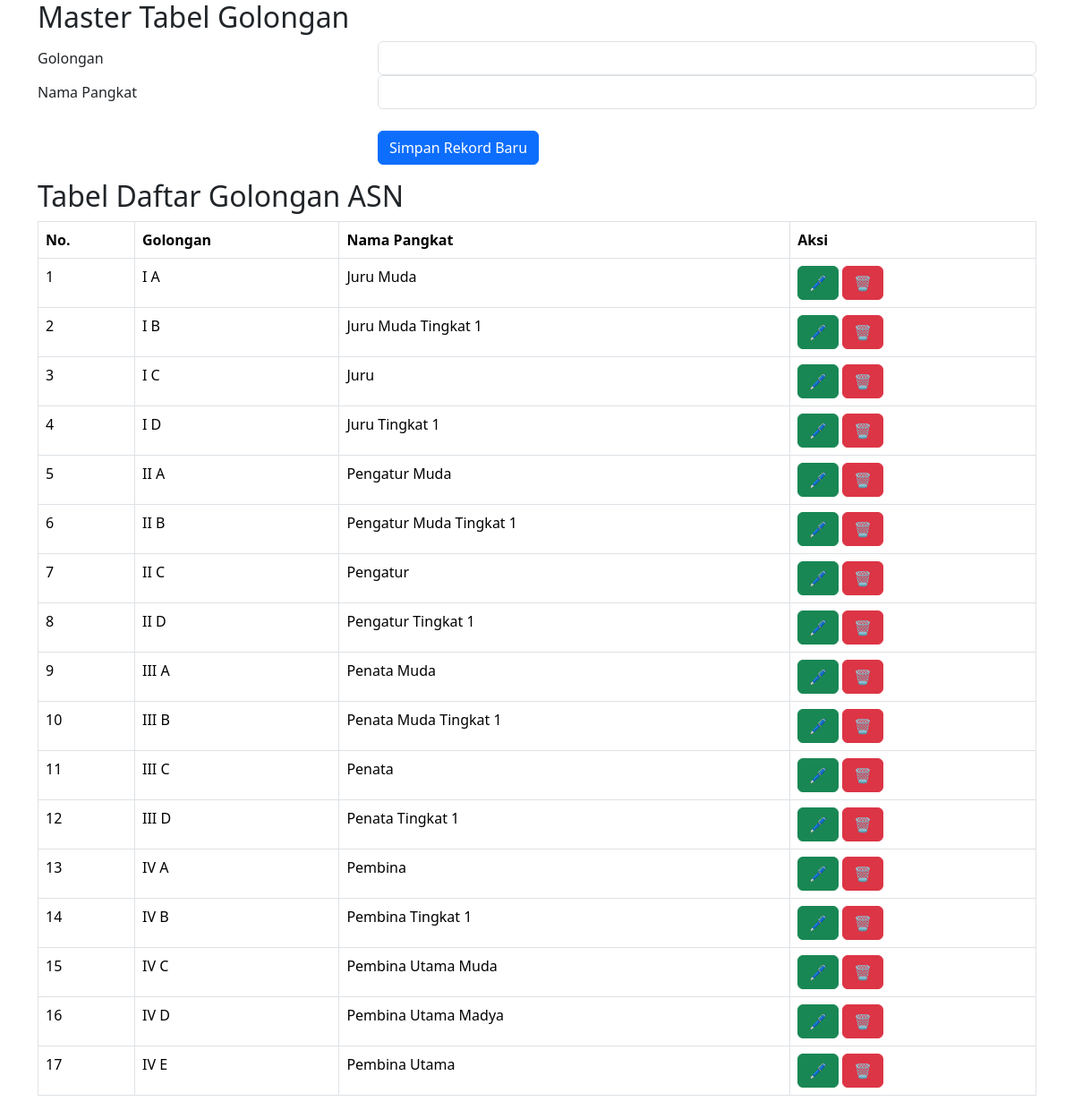
Screenshot of /formgolongan.php with the database file from the repository.
### tables this page shows
CREATE TABLE `golongan` (
  `Golongan` varchar(5) NOT NULL,
  `Pangkat` varchar(25) NOT NULL
);

### formgolongan.php (the view, shortened to what this page needs)
<?php
include('koneksi.db.php');
?><!DOCTYPE html>
<html lang="en">
<head>
  <link href="https://cdn.jsdelivr.net/npm/bootstrap@5.3.2/dist/css/bootstrap.min.css" rel="stylesheet">
</head>
<body>
<div class="container">
  <h2>Master Tabel Golongan</h2>
  <form method="post">
  <div class="form-group row">
    <label for="Golongan" class="col-4 col-form-label">Golongan</label>
    <div class="col-8">
      <input id="Golongan" name="Golongan" type="text" class="form-control">
    </div>
  </div>
  <div class="form-group row">
    <label for="Pangkat" class="col-4 col-form-label">Nama Pangkat</label>
    <div class="col-8">
      <input id="Pangkat" name="Pangkat" type="text" class="form-control">
    </div>
  </div>
  <br>
  <div class="form-group row">
    <div class="offset-4 col-8">
      <button name="submit" type="submit" class="btn btn-primary">Simpan Rekord Baru</button>
    </div>
  </div>
</form>
</div>
<div class="container mt-3">
  <h2>Tabel Daftar Golongan ASN</h2>
  <table class="table table-bordered">
    <thead>
      <tr>
        <th>No.</th>
        <th>Golongan</th>
        <th>Nama Pangkat</th>
        <th>Aksi</th>
      </tr>
    </thead>
    <tbody>
        <?php
        $sqlg="select * from golongan";
        $qg=mysqli_query($koneksi,$sqlg);
        $rg=mysqli_fetch_array($qg);
        if (!empty($rg)) {
        do {
        ?>
      <tr>
        <td><?php @$nmr++;echo $nmr;?></td>
        <td><?php echo $rg['Golongan'];?></td>
        <td><?php echo $rg['Pangkat'];?></td>
        <td>
        <a href="koreksigolongan.php?Golongan=<?php echo $rg['Golongan'];?>" target="frmmain" class="btn btn-success" title="Koreksi">🖊️</a>
		<a href="hapusgolongan.php?Golongan=<?php echo $rg['Golongan'];?>" target="frmmain" class="btn btn-danger" title="Hapus" onclick="return confirm('Apakah yakin ingin dihapus?');">🗑️</a>
        </td>
      </tr>
      <?php
        } while($rg=mysqli_fetch_array($qg));
    }
      ?>
    </tbody>
  </table>
</div>
</body>
</html>

### rows the page displays
golongan: Golongan "I A", Pangkat "Juru Muda"
golongan: Golongan "I B", Pangkat "Juru Muda Tingkat 1"
golongan: Golongan "I C", Pangkat "Juru"
golongan: Golongan "I D", Pangkat "Juru Tingkat 1"
golongan: Golongan "II A", Pangkat "Pengatur Muda"
golongan: Golongan "II B", Pangkat "Pengatur Muda Tingkat 1"
golongan: Golongan "II C", Pangkat "Pengatur"
golongan: Golongan "II D", Pangkat "Pengatur Tingkat 1"
golongan: Golongan "III A", Pangkat "Penata Muda"
golongan: Golongan "III B", Pangkat "Penata Muda Tingkat 1"
golongan: Golongan "III C", Pangkat "Penata"
golongan: Golongan "III D", Pangkat "Penata Tingkat 1"
golongan: Golongan "IV A", Pangkat "Pembina"
golongan: Golongan "IV B", Pangkat "Pembina Tingkat 1"
golongan: Golongan "IV C", Pangkat "Pembina Utama Muda"
golongan: Golongan "IV D", Pangkat "Pembina Utama Madya"
golongan: Golongan "IV E", Pangkat "Pembina Utama"
